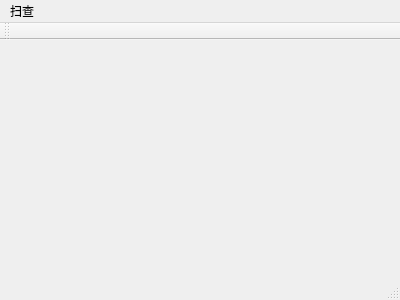
<?xml version="1.0" encoding="UTF-8"?>
<ui version="4.0">
 <class>MainWindow</class>
 <widget class="QMainWindow" name="MainWindow">
  <property name="geometry">
   <rect>
    <x>0</x>
    <y>0</y>
    <width>400</width>
    <height>300</height>
   </rect>
  </property>
  <property name="windowTitle">
   <string>MainWindow</string>
  </property>
  <widget class="QWidget" name="centralWidget"/>
  <widget class="QMenuBar" name="menuBar">
   <property name="geometry">
    <rect>
     <x>0</x>
     <y>0</y>
     <width>400</width>
     <height>23</height>
    </rect>
   </property>
   <widget class="QMenu" name="menu">
    <property name="title">
     <string>扫查</string>
    </property>
    <addaction name="actionStart"/>
    <addaction name="actionStop"/>
   </widget>
   <addaction name="menu"/>
  </widget>
  <widget class="QToolBar" name="mainToolBar">
   <attribute name="toolBarArea">
    <enum>TopToolBarArea</enum>
   </attribute>
   <attribute name="toolBarBreak">
    <bool>false</bool>
   </attribute>
  </widget>
  <widget class="QStatusBar" name="statusBar"/>
  <action name="actionStart">
   <property name="text">
    <string>start</string>
   </property>
  </action>
  <action name="actionStop">
   <property name="text">
    <string>stop</string>
   </property>
  </action>
 </widget>
 <layoutdefault spacing="6" margin="11"/>
 <resources/>
 <connections/>
</ui>
